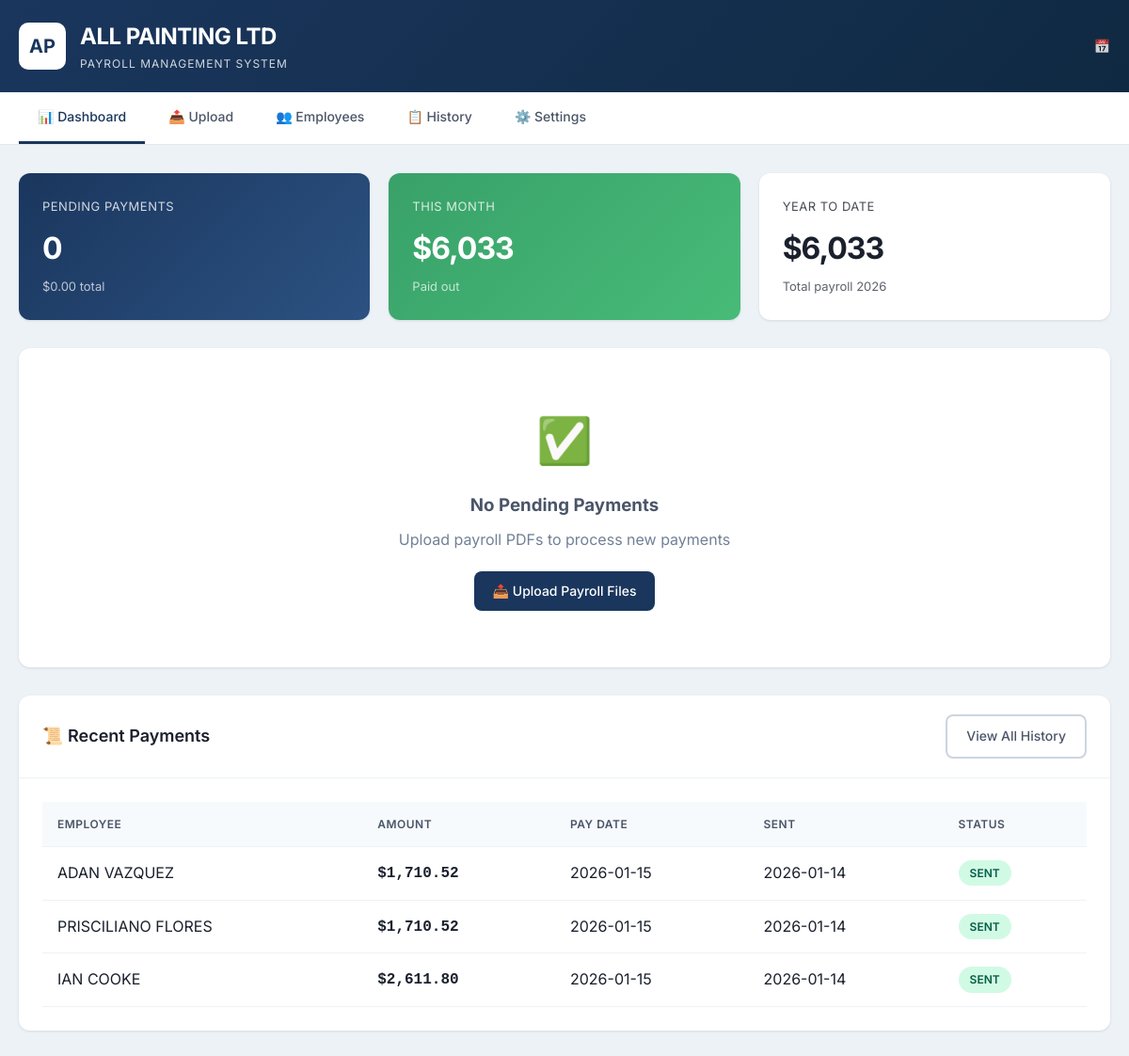
The page / on the database its author committed.
### tables this page shows
CREATE TABLE payments (
            id INTEGER PRIMARY KEY AUTOINCREMENT,
            employee_id INTEGER,
            employee_name TEXT NOT NULL,
            amount REAL NOT NULL,
            pay_date TEXT,
            pay_period TEXT,
            regular_hours REAL,
            overtime_hours REAL,
            stat_hours REAL,
            vacation_pay REAL,
            gross_pay REAL,
            deductions REAL,
            net_pay REAL,
            file_id INTEGER,
            status TEXT DEFAULT 'pending',
            sent_at TIMESTAMP,
            confirmation_number TEXT,
            created_at TIMESTAMP DEFAULT CURRENT_TIMESTAMP,
            FOREIGN KEY (employee_id) REFERENCES employees(id),
            FOREIGN KEY (file_id) REFERENCES payroll_files(id)
        );

### app.py (the view)
@app.route('/')
def index():
    conn = get_db()
    pending = conn.execute('''
        SELECT p.*, e.etransfer_email, e.auto_deposit, e.security_question, e.security_answer
        FROM payments p
        LEFT JOIN employees e ON p.employee_id = e.id
        WHERE p.status = 'pending'
        ORDER BY p.created_at DESC
    ''').fetchall()
    recent = conn.execute('''
        SELECT * FROM payments
        WHERE status = 'sent'
        ORDER BY sent_at DESC
        LIMIT 10
    ''').fetchall()
    stats = {
        'pending_count': len(pending),
        'pending_total': sum(p['net_pay'] for p in pending),
        'this_month_total': conn.execute('''
            SELECT COALESCE(SUM(net_pay), 0) FROM payments
            WHERE status = 'sent' AND strftime('%Y-%m', sent_at) = strftime('%Y-%m', 'now')
        ''').fetchone()[0],
        'this_year_total': conn.execute('''
            SELECT COALESCE(SUM(net_pay), 0) FROM payments
            WHERE status = 'sent' AND strftime('%Y', sent_at) = strftime('%Y', 'now')
        ''').fetchone()[0],
    }
    conn.close()
    return render_template('index.html',
                          pending=pending,
                          recent=recent,
                          stats=stats)

### templates/index.html (shortened to what this page needs)
{% extends "base.html" %}
{% block content %}
<div class="stats-grid">
    <div class="stat-card primary">
        <div class="stat-label">Pending Payments</div>
        <div class="stat-value">{{ stats.pending_count }}</div>
        <div class="stat-sub">${{ '{:,.2f}'.format(stats.pending_total) }} total</div>
    </div>
    <div class="stat-card success">
        <div class="stat-label">This Month</div>
        <div class="stat-value">${{ '{:,.0f}'.format(stats.this_month_total) }}</div>
        <div class="stat-sub">Paid out</div>
    </div>
    <div class="stat-card">
        <div class="stat-label">Year to Date</div>
        <div class="stat-value">${{ '{:,.0f}'.format(stats.this_year_total) }}</div>
        <div class="stat-sub">Total payroll 2026</div>
    </div>
</div>
{% if pending %}
<div class="card" style="margin-bottom: 30px;">
    <div class="card-header">
        <h2>🔔 Pending Payments</h2>
        <div style="display: flex; gap: 10px;">
            <a href="https://easyweb.td.com" target="_blank" class="btn btn-success btn-lg">
                🏦 Open TD EasyWeb
            </a>
        </div>
    </div>
    <div class="card-body">
        <p style="color: var(--gray-600); margin-bottom: 20px;">
            Click the copy buttons below to copy each value, then paste into TD's e-Transfer form.
        </p>
        {% for payment in pending %}
        <div class="payment-card" id="payment-{{ payment.id }}" style="background: var(--gray-50); border-radius: 12px; padding: 20px; margin-bottom: 20px; border-left: 4px solid var(--primary);">
            <div style="display: flex; justify-content: space-between; align-items: start; margin-bottom: 15px;">
                <div>
                    <h3 style="margin: 0; color: var(--primary);">{{ payment.employee_name }}</h3>
                    <p style="color: var(--gray-500); font-size: 14px; margin-top: 5px;">{{ payment.pay_period or 'N/A' }}</p>
                </div>
                <div style="text-align: right;">
                    <span class="badge badge-pending" id="status-{{ payment.id }}">Pending</span>
                </div>
            </div>
            <div class="copy-grid" style="display: grid; grid-template-columns: repeat(auto-fit, minmax(200px, 1fr)); gap: 15px;">
                <div class="copy-item">
                    <label style="font-size: 12px; color: var(--gray-500); display: block; margin-bottom: 5px;">EMAIL</label>
                    <div style="display: flex; gap: 8px; align-items: center;">
                        <input type="text" value="{{ payment.etransfer_email or 'NO EMAIL SET' }}" readonly
                               style="flex: 1; padding: 10px; border: 1px solid var(--gray-300); border-radius: 6px; font-size: 14px; background: white;">
                        {% if payment.etransfer_email %}
                        <button class="btn btn-outline copy-btn" onclick="copyToClipboard('{{ payment.etransfer_email }}', this)" style="padding: 10px 15px;">
                            📋 Copy
                        </button>
                        {% else %}
                        <a href="{{ url_for('employee_detail', id=payment.employee_id) }}" class="btn btn-warning" style="padding: 10px 15px;">
                            ⚠️ Add
                        </a>
                        {% endif %}
                    </div>
                </div>
                <div class="copy-item">
                    <label style="font-size: 12px; color: var(--gray-500); display: block; margin-bottom: 5px;">AMOUNT</label>
                    <div style="display: flex; gap: 8px; align-items: center;">
                        <input type="text" value="{{ '{:.2f}'.format(payment.net_pay) }}" readonly
                               style="flex: 1; padding: 10px; border: 1px solid var(--gray-300); border-radius: 6px; font-size: 14px; font-weight: bold; background: white;">
                        <button class="btn btn-outline copy-btn" onclick="copyToClipboard('{{ '{:.2f}'.format(payment.net_pay) }}', this)" style="padding: 10px 15px;">
                            📋 Copy
                        </button>
                    </div>
                </div>
                <div class="copy-item" style="grid-column: span 2;">
                    <label style="font-size: 12px; color: var(--gray-500); display: block; margin-bottom: 5px;">MESSAGE</label>
                    <div style="display: flex; gap: 8px; align-items: center;">
                        <input type="text" value="All Painting Ltd - Payroll {{ payment.pay_period or '' }}" readonly
                               style="flex: 1; padding: 10px; border: 1px solid var(--gray-300); border-radius: 6px; font-size: 14px; background: white;">
                        <button class="btn btn-outline copy-btn" onclick="copyToClipboard('All Painting Ltd - Payroll {{ payment.pay_period or '' }}', this)" style="padding: 10px 15px;">
                            📋 Copy
                        </button>
                    </div>
                </div>
                {% if not payment.auto_deposit %}
                <div class="copy-item">
                    <label style="font-size: 12px; color: var(--gray-500); display: block; margin-bottom: 5px;">SECURITY QUESTION</label>
                    <div style="display: flex; gap: 8px; align-items: center;">
                        <input type="text" value="{{ payment.security_question or 'What company is this payment from?' }}" readonly
                               style="flex: 1; padding: 10px; border: 1px solid var(--gray-300); border-radius: 6px; font-size: 14px; background: white;">
                        <button class="btn btn-outline copy-btn" onclick="copyToClipboard('{{ payment.security_question or 'What company is this payment from?' }}', this)" style="padding: 10px 15px;">
                            📋 Copy
                        </button>
                    </div>
                </div>
                <div class="copy-item">
                    <label style="font-size: 12px; color: var(--gray-500); display: block; margin-bottom: 5px;">SECURITY ANSWER</label>
                    <div style="display: flex; gap: 8px; align-items: center;">
                        <input type="text" value="{{ payment.security_answer or 'allpainting' }}" readonly
                               style="flex: 1; padding: 10px; border: 1px solid var(--gray-300); border-radius: 6px; font-size: 14px; background: white;">
                        <button class="btn btn-outline copy-btn" onclick="copyToClipboard('{{ payment.security_answer or 'allpainting' }}', this)" style="padding: 10px 15px;">
                            📋 Copy
                        </button>
                    </div>
                </div>
                {% else %}
                <div class="copy-item" style="grid-column: span 2;">
                    <label style="font-size: 12px; color: var(--gray-500); display: block; margin-bottom: 5px;">SECURITY</label>
                    <div style="padding: 10px; background: #ecfdf5; border-radius: 6px; color: var(--accent);">
                        ✓ Auto-deposit enabled - no security question needed
                    </div>
                </div>
                {% endif %}
            </div>
            <div style="margin-top: 20px; display: flex; gap: 10px; justify-content: flex-end; border-top: 1px solid var(--gray-200); padding-top: 15px;">
                <button class="btn btn-danger" onclick="deletePayment({{ payment.id }}, '{{ payment.employee_name }}')" style="padding: 8px 15px;">
                    🗑️ Delete
                </button>
                <button class="btn btn-success" onclick="markAsSent({{ payment.id }}, '{{ payment.employee_name }}', {{ payment.net_pay }})" style="padding: 8px 20px;">
                    ✓ Mark as Sent
                </button>
            </div>
        </div>
        {% endfor %}
        <div style="background: var(--primary); color: white; padding: 20px; border-radius: 12px; margin-top: 20px;">
            <div style="display: flex; justify-content: space-between; align-items: center;">
                <div>
                    <h3 style="margin: 0;">Total Pending</h3>
                    <p style="margin: 5px 0 0 0; opacity: 0.8;">{{ pending|length }} payments</p>
                </div>
                <div style="text-align: right;">
                    <p style="font-size: 32px; font-weight: bold; margin: 0;">${{ '{:,.2f}'.format(stats.pending_total) }}</p>
                </div>
            </div>
        </div>
    </div>
</div>
{% else %}
<div class="card" style="margin-bottom: 30px;">
    <div class="card-body" style="text-align: center; padding: 60px;">
        <div style="font-size: 48px; margin-bottom: 15px;">✅</div>
        <h3 style="color: var(--gray-600); margin-bottom: 10px;">No Pending Payments</h3>
        <p style="color: var(--gray-500);">Upload payroll PDFs to process new payments</p>
        <a href="{{ url_for('upload') }}" class="btn btn-primary" style="margin-top: 20px;">
            📤 Upload Payroll Files
        </a>
    </div>
</div>
{% endif %}
{% if recent %}
<div class="card">
    <div class="card-header">
        <h2>📜 Recent Payments</h2>
        <a href="{{ url_for('history') }}" class="btn btn-outline">View All History</a>
    </div>
    <div class="card-body">
        <div class="table-container">
            <table>
                <thead>
                    <tr>
                        <th>Employee</th>
                        <th>Amount</th>
                        <th>Pay Date</th>
                        <th>Sent</th>
                        <th>Status</th>
                    </tr>
                </thead>
                <tbody>
                    {% for payment in recent %}
                    <tr>
                        <td>{{ payment.employee_name }}</td>
                        <td><span class="amount">${{ '{:,.2f}'.format(payment.net_pay) }}</span></td>
                        <td>{{ payment.pay_date or 'N/A' }}</td>
                        <td>{{ payment.sent_at[:10] if payment.sent_at else 'N/A' }}</td>
                        <td><span class="badge badge-sent">Sent</span></td>
                    </tr>
                    {% endfor %}
                </tbody>
            </table>
        </div>
    </div>
</div>
{% endif %}
{% endblock %}

### templates/base.html (shortened to what this page needs)
<!DOCTYPE html>
<html lang="en">
<head>
</head>
<body>
    <header class="header">
        <div class="header-content">
            <div class="logo">
                <div class="logo-icon">AP</div>
                <div class="logo-text">
                    <h1>ALL PAINTING LTD</h1>
                    <p>Payroll Management System</p>
                </div>
            </div>
            <div class="header-actions">
                <span style="opacity: 0.8; font-size: 14px;">📅 {{ now().strftime('%B %d, %Y') if now is defined else '' }}</span>
            </div>
        </div>
    </header>
    <nav class="nav">
        <div class="nav-content">
            <a href="{{ url_for('index') }}" class="{% if request.endpoint == 'index' %}active{% endif %}">📊 Dashboard</a>
            <a href="{{ url_for('upload') }}" class="{% if request.endpoint == 'upload' %}active{% endif %}">📤 Upload</a>
            <a href="{{ url_for('employees') }}" class="{% if request.endpoint in ['employees', 'employee_detail'] %}active{% endif %}">👥 Employees</a>
            <a href="{{ url_for('history') }}" class="{% if request.endpoint == 'history' %}active{% endif %}">📋 History</a>
            <a href="{{ url_for('settings') }}" class="{% if request.endpoint == 'settings' %}active{% endif %}">⚙️ Settings</a>
        </div>
    </nav>
    <main class="main">
        {% block content %}{% endblock %}
    </main>
</body>
</html>

### rows shown on the page
payments: employee_name "ADAN VAZQUEZ", net_pay "1,710.52", pay_date "2026-01-15", sent_at "2026-01-14"
payments: employee_name "PRISCILIANO FLORES", net_pay "1,710.52", pay_date "2026-01-15", sent_at "2026-01-14"
payments: employee_name "IAN COOKE", net_pay "2,611.80", pay_date "2026-01-15", sent_at "2026-01-14"

### other values the page prints
{{ stats.pending_count }} "0"
{{ '{:,.2f}'.format(stats.pending_total) }} "0.00"
{{ '{:,.0f}'.format(stats.this_month_total) }} "6,033"
{{ '{:,.0f}'.format(stats.this_year_total) }} "6,033"
